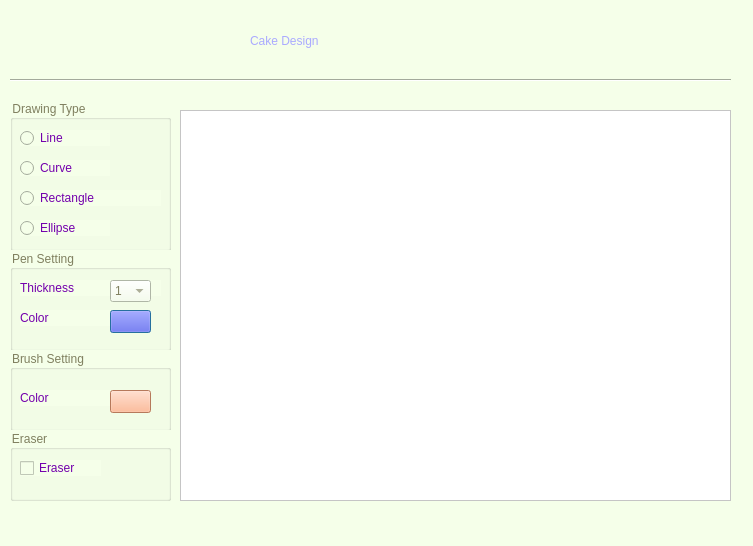
<?xml version="1.0" encoding="UTF-8"?>
<ui version="4.0">
 <class>Dialog</class>
 <widget class="QDialog" name="Dialog">
  <property name="geometry">
   <rect>
    <x>0</x>
    <y>0</y>
    <width>753</width>
    <height>546</height>
   </rect>
  </property>
  <property name="windowTitle">
   <string>Dialog</string>
  </property>
  <property name="styleSheet">
   <string notr="true">background-color: rgb(245, 255, 233);</string>
  </property>
  <widget class="QLabel" name="title">
   <property name="geometry">
    <rect>
     <x>250</x>
     <y>10</y>
     <width>281</width>
     <height>61</height>
    </rect>
   </property>
   <property name="styleSheet">
    <string notr="true">color:rgb(170, 170, 255);
font: 87 30pt &quot;Bodoni MT Black&quot;;</string>
   </property>
   <property name="text">
    <string>Cake Design</string>
   </property>
  </widget>
  <widget class="QGroupBox" name="gb_1">
   <property name="geometry">
    <rect>
     <x>10</x>
     <y>100</y>
     <width>161</width>
     <height>151</height>
    </rect>
   </property>
   <property name="styleSheet">
    <string notr="true">font: 87 13pt &quot;Bodoni MT Black&quot;;
color:rgb(127, 127, 95);</string>
   </property>
   <property name="title">
    <string>Drawing Type</string>
   </property>
   <widget class="QRadioButton" name="line">
    <property name="geometry">
     <rect>
      <x>10</x>
      <y>30</y>
      <width>90</width>
      <height>16</height>
     </rect>
    </property>
    <property name="styleSheet">
     <string notr="true">font: 87 11pt &quot;Bodoni MT Black&quot;;
color: rgb(115, 0, 172);</string>
    </property>
    <property name="text">
     <string>Line</string>
    </property>
   </widget>
   <widget class="QRadioButton" name="curve">
    <property name="geometry">
     <rect>
      <x>10</x>
      <y>60</y>
      <width>90</width>
      <height>16</height>
     </rect>
    </property>
    <property name="styleSheet">
     <string notr="true">font: 87 11pt &quot;Bodoni MT Black&quot;;
color: rgb(115, 0, 172);</string>
    </property>
    <property name="text">
     <string>Curve</string>
    </property>
   </widget>
   <widget class="QRadioButton" name="ellipse">
    <property name="geometry">
     <rect>
      <x>10</x>
      <y>120</y>
      <width>90</width>
      <height>16</height>
     </rect>
    </property>
    <property name="styleSheet">
     <string notr="true">font: 87 11pt &quot;Bodoni MT Black&quot;;
color: rgb(115, 0, 172);</string>
    </property>
    <property name="text">
     <string>Ellipse</string>
    </property>
   </widget>
   <widget class="QRadioButton" name="rectangle">
    <property name="geometry">
     <rect>
      <x>10</x>
      <y>90</y>
      <width>141</width>
      <height>16</height>
     </rect>
    </property>
    <property name="styleSheet">
     <string notr="true">font: 87 11pt &quot;Bodoni MT Black&quot;;
color: rgb(115, 0, 172);</string>
    </property>
    <property name="text">
     <string>Rectangle</string>
    </property>
   </widget>
  </widget>
  <widget class="QGroupBox" name="gb_2">
   <property name="geometry">
    <rect>
     <x>10</x>
     <y>250</y>
     <width>161</width>
     <height>101</height>
    </rect>
   </property>
   <property name="styleSheet">
    <string notr="true">font: 87 13pt &quot;Bodoni MT Black&quot;;
color:rgb(127, 127, 95);</string>
   </property>
   <property name="title">
    <string>Pen Setting</string>
   </property>
   <widget class="QLabel" name="thickness">
    <property name="geometry">
     <rect>
      <x>10</x>
      <y>30</y>
      <width>141</width>
      <height>16</height>
     </rect>
    </property>
    <property name="styleSheet">
     <string notr="true">font: 87 11pt &quot;Bodoni MT Black&quot;;
color: rgb(115, 0, 172);</string>
    </property>
    <property name="text">
     <string>Thickness</string>
    </property>
   </widget>
   <widget class="QLabel" name="pen_color">
    <property name="geometry">
     <rect>
      <x>10</x>
      <y>60</y>
      <width>111</width>
      <height>16</height>
     </rect>
    </property>
    <property name="styleSheet">
     <string notr="true">font: 87 11pt &quot;Bodoni MT Black&quot;;
color: rgb(115, 0, 172);</string>
    </property>
    <property name="text">
     <string>Color</string>
    </property>
   </widget>
   <widget class="QLabel" name="label_4">
    <property name="geometry">
     <rect>
      <x>90</x>
      <y>100</y>
      <width>111</width>
      <height>16</height>
     </rect>
    </property>
    <property name="styleSheet">
     <string notr="true">font: 87 11pt &quot;Bodoni MT Black&quot;;
color: rgb(115, 0, 172);</string>
    </property>
    <property name="text">
     <string>Line Color</string>
    </property>
   </widget>
   <widget class="QComboBox" name="combo">
    <property name="geometry">
     <rect>
      <x>100</x>
      <y>30</y>
      <width>41</width>
      <height>22</height>
     </rect>
    </property>
    <property name="styleSheet">
     <string notr="true">font: 87 10pt &quot;Bodoni MT Black&quot;;
color:rgb(127, 127, 95);</string>
    </property>
    <item>
     <property name="text">
      <string>1</string>
     </property>
    </item>
    <item>
     <property name="text">
      <string>2</string>
     </property>
    </item>
    <item>
     <property name="text">
      <string>3</string>
     </property>
    </item>
    <item>
     <property name="text">
      <string>4</string>
     </property>
    </item>
    <item>
     <property name="text">
      <string>5</string>
     </property>
    </item>
    <item>
     <property name="text">
      <string>6</string>
     </property>
    </item>
    <item>
     <property name="text">
      <string>7</string>
     </property>
    </item>
    <item>
     <property name="text">
      <string>8</string>
     </property>
    </item>
    <item>
     <property name="text">
      <string>9</string>
     </property>
    </item>
    <item>
     <property name="text">
      <string>10</string>
     </property>
    </item>
    <item>
     <property name="text">
      <string>11</string>
     </property>
    </item>
    <item>
     <property name="text">
      <string>12</string>
     </property>
    </item>
    <item>
     <property name="text">
      <string>13</string>
     </property>
    </item>
    <item>
     <property name="text">
      <string>14</string>
     </property>
    </item>
    <item>
     <property name="text">
      <string>15</string>
     </property>
    </item>
    <item>
     <property name="text">
      <string>16</string>
     </property>
    </item>
    <item>
     <property name="text">
      <string>17</string>
     </property>
    </item>
    <item>
     <property name="text">
      <string>18</string>
     </property>
    </item>
    <item>
     <property name="text">
      <string>19</string>
     </property>
    </item>
    <item>
     <property name="text">
      <string>20</string>
     </property>
    </item>
   </widget>
   <widget class="QPushButton" name="pen_color_choice">
    <property name="geometry">
     <rect>
      <x>100</x>
      <y>60</y>
      <width>41</width>
      <height>23</height>
     </rect>
    </property>
    <property name="styleSheet">
     <string notr="true">font: 87 8pt &quot;Bodoni MT Black&quot;;
background-color: rgb(85, 85, 225);
color:rgb(127, 127, 95);</string>
    </property>
    <property name="text">
     <string/>
    </property>
   </widget>
  </widget>
  <widget class="QGroupBox" name="gb_3">
   <property name="geometry">
    <rect>
     <x>10</x>
     <y>350</y>
     <width>161</width>
     <height>81</height>
    </rect>
   </property>
   <property name="styleSheet">
    <string notr="true">font: 87 13pt &quot;Bodoni MT Black&quot;;
color:rgb(127, 127, 95);</string>
   </property>
   <property name="title">
    <string>Brush Setting</string>
   </property>
   <widget class="QLabel" name="brush_label">
    <property name="geometry">
     <rect>
      <x>10</x>
      <y>40</y>
      <width>111</width>
      <height>16</height>
     </rect>
    </property>
    <property name="styleSheet">
     <string notr="true">font: 87 11pt &quot;Bodoni MT Black&quot;;
color: rgb(115, 0, 172);</string>
    </property>
    <property name="text">
     <string>Color</string>
    </property>
   </widget>
   <widget class="QPushButton" name="brush_color_choice">
    <property name="geometry">
     <rect>
      <x>100</x>
      <y>40</y>
      <width>41</width>
      <height>23</height>
     </rect>
    </property>
    <property name="styleSheet">
     <string notr="true">font: 87 8pt &quot;Bodoni MT Black&quot;;
background-color: rgb(255, 170, 127);
color:rgb(127, 127, 95);</string>
    </property>
    <property name="text">
     <string/>
    </property>
   </widget>
  </widget>
  <widget class="QGroupBox" name="gb_4">
   <property name="geometry">
    <rect>
     <x>10</x>
     <y>430</y>
     <width>161</width>
     <height>71</height>
    </rect>
   </property>
   <property name="styleSheet">
    <string notr="true">font: 87 13pt &quot;Bodoni MT Black&quot;;
color:rgb(127, 127, 95);</string>
   </property>
   <property name="title">
    <string>Eraser</string>
   </property>
   <widget class="QCheckBox" name="eraser">
    <property name="geometry">
     <rect>
      <x>10</x>
      <y>30</y>
      <width>81</width>
      <height>16</height>
     </rect>
    </property>
    <property name="styleSheet">
     <string notr="true">font: 87 11pt &quot;Bodoni MT Black&quot;;
color: rgb(115, 0, 172);</string>
    </property>
    <property name="text">
     <string>Eraser</string>
    </property>
   </widget>
  </widget>
  <widget class="QGraphicsView" name="view">
   <property name="geometry">
    <rect>
     <x>180</x>
     <y>110</y>
     <width>551</width>
     <height>391</height>
    </rect>
   </property>
   <property name="styleSheet">
    <string notr="true">background-color: rgb(255, 255, 255);</string>
   </property>
  </widget>
  <widget class="Line" name="line_6">
   <property name="geometry">
    <rect>
     <x>10</x>
     <y>70</y>
     <width>721</width>
     <height>20</height>
    </rect>
   </property>
   <property name="orientation">
    <enum>Qt::Horizontal</enum>
   </property>
  </widget>
  <zorder>title</zorder>
  <zorder>gb_1</zorder>
  <zorder>gb_2</zorder>
  <zorder>gb_3</zorder>
  <zorder>gb_4</zorder>
  <zorder>line_6</zorder>
  <zorder>view</zorder>
 </widget>
 <resources/>
 <connections/>
</ui>
